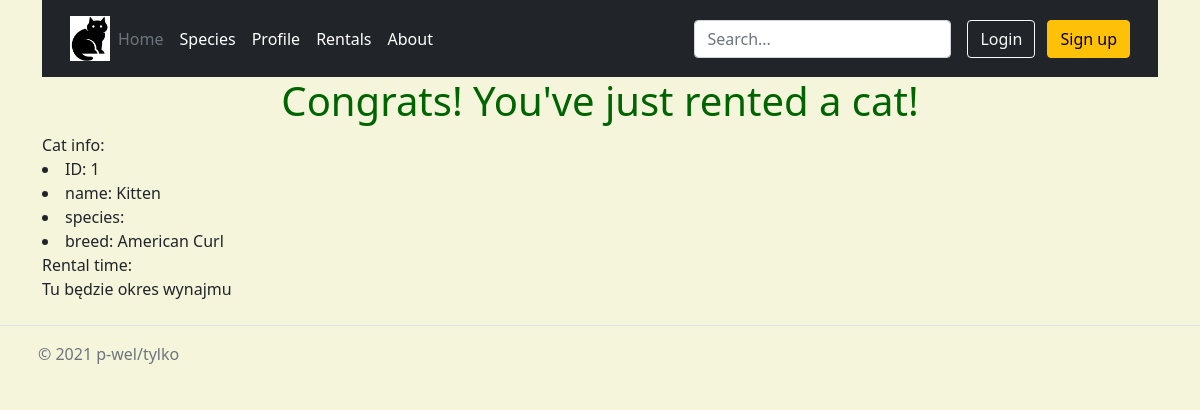
Page /cat/1/rented/ on the committed database.
### cats/models.py (models this page shows, shortened)
class TimeStamped(models.Model, CheckAddDateMixin):
    created = models.DateTimeField(auto_now_add=True)
    modified = models.DateTimeField(auto_now=True)
    class Meta:
        abstract = True

class Cat(TimeStamped):
    name = models.CharField(max_length=50)
    breed = models.ForeignKey('cats.Breed', on_delete=models.CASCADE)
    """
    <Species: Breeds>
    - House cat: American Curl, Sphinx, Ragamuffin, Siberian Cat, Persian Cat
    - Farm cat: Sheep's Cat, Barn Cat
    - Feral cat: Bengal Tiger, Lion, Cheetah, Jaguar, Leopard
    """
    description = models.TextField(default=None, blank=True)
    available = models.BooleanField(default=True)
    creation_date = models.DateTimeField(auto_now_add=True)
    modification_date = models.DateTimeField(auto_now=True)
    user = models.ManyToManyField("auth.User", blank=True)

class Breed(models.Model):
    name = models.CharField(max_length=50)
    description = models.TextField(default=None, blank=True)
    species = models.ForeignKey('cats.Species', on_delete=models.CASCADE)
    def __str__(self):
        return f"{self.name}"

### cats/views.py (the view)
# urls.py: path('cat/<int:cat_id>/rented/', cat_rented, name="rented"),
def cat_rented(request, cat_id):
    cat = Cat.objects.get(pk=cat_id)
    context = {"cat": cat}
    return render(request, 'cats/rented.html', context)

### cats/templates/cats/rented.html (shortened to what this page needs)
<head>
</head>
{% extends 'base.html' %}
{% block content %}
    <h1>Congrats! You've just rented a cat!</h1>
    <div>
        Cat info:
        <li>
            ID: {{ cat.id }}
        </li>
        <li>
            name: {{ cat.name }}
        </li>
        <li>
            species: {{ cat.species }}
        </li>
        <li>
            breed: {{ cat.breed }}
        </li>
    </div>
    <div>
        Rental time:
    </div>
    <div>
        Tu będzie okres wynajmu
    </div>
{% endblock %}

### templates/base.html (style rules this page uses)
body { background-color: beige; }
h1 { color: darkgreen; text-align: center; }

### rows in the picture
Cat: id "1", name "Kitten", breed "American Curl"
